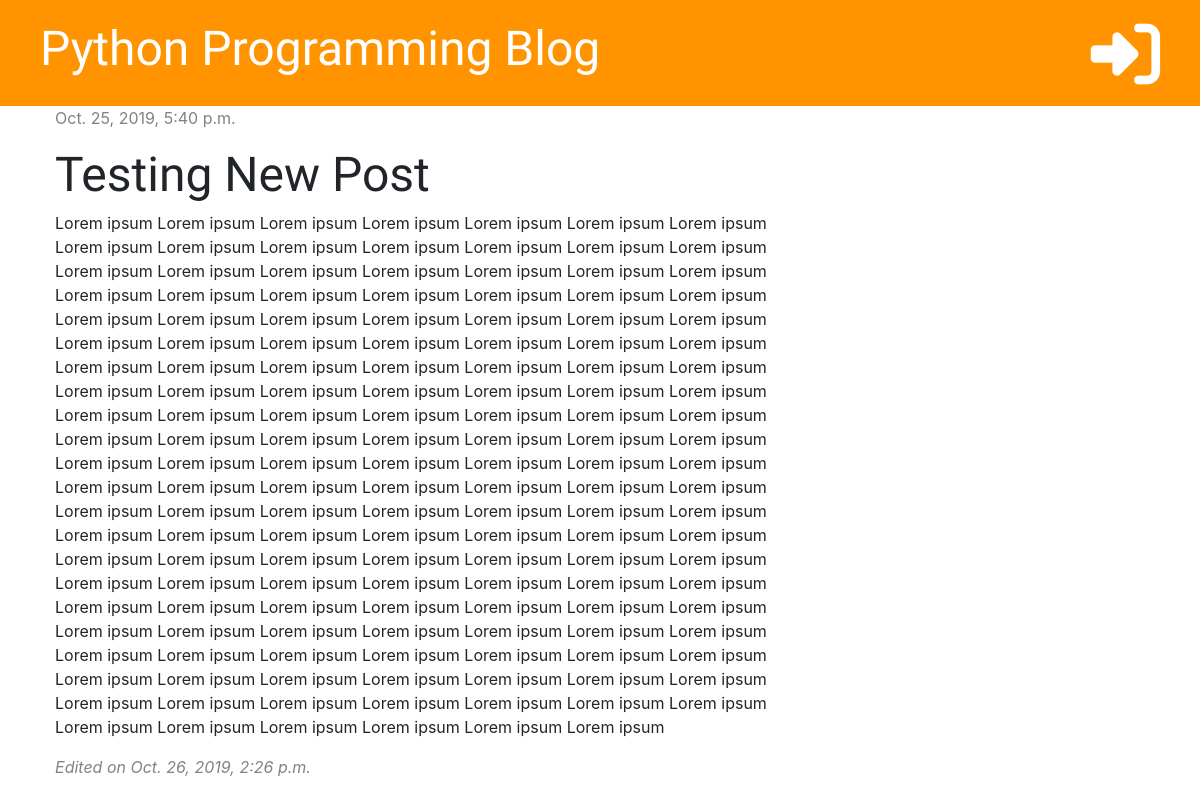
The app's page /post/4/ with its own data.
### blog/models.py (models this page shows, shortened)
class Post(models.Model):
    author = models.ForeignKey('auth.User', on_delete=models.CASCADE)
    title = models.CharField(max_length=200)
    text = models.TextField()
    created_date = models.DateTimeField(default=timezone.now)
    published_date = models.DateTimeField(blank=True, null=True)
    edited_date = models.DateTimeField(blank=True, null=True)

### blog/views.py (the view)
# urls.py: path('post/<int:pk>/', views.post_detail, name='post_detail'),
def post_detail(request, pk):
    post = get_object_or_404(Post, pk=pk)
    stuff_for_frontend = {'post': post}
    return render(request, 'blog/post_detail.html', stuff_for_frontend)

### blog/templates/blog/post_detail.html (shortened to what this page needs)
{% extends 'blog/base.html' %}
{% block content %}
    <div class="post">
        {% if post.published_date %}
            <p class="date">{{ post.published_date }}</p>
        {% else %}
            <a href="{% url 'post_publish' pk=post.pk %}" class="btn btn-primary">Publish</a>
        {% endif %}
        <h1>{{ post.title }}</h1>
        <p>{{ post.text|linebreaksbr }}</p>
        {% if post.edited_date %}
            <p class="date"><i>Edited on {{ post.edited_date }}</i></p>
        {% endif %}
    </div>
{% endblock %}

### blog/static/css/blog.css (style rules this page uses)
h1, h2, h3, h4 { font-family: 'Inconsolata', 'Droid Sans',serif; font-size: 48px; }
.date { color: #828282 }
.post { margin-bottom: 70px }

### records on screen
Post: published_date "Oct. 25, 2019, 5:40 p.m.", title "Testing New Post", text "Lorem ipsum Lorem ipsum Lorem ipsum Lorem ipsum Lorem ipsum Lorem ipsum Lorem ipsum Lorem ipsum Lorem ipsum Lorem ipsum Lorem ipsum Lorem ipsum Lorem ipsum Lorem ipsum Lorem ipsum Lorem ipsum Lorem ipsum Lorem ipsum Lorem ipsum Lorem ipsum Lorem ipsum Lorem ipsum Lorem ipsum Lorem ipsum Lorem ipsum Lorem ipsum Lorem ipsum Lorem ipsum Lorem ipsum Lorem ipsum Lorem ipsum Lorem ipsum Lorem ipsum Lorem ipsum Lorem ipsum Lorem ipsum Lorem ipsum Lorem ipsum Lorem ipsum Lorem ipsum Lorem ipsum Lorem ipsum Lorem ipsum Lorem ipsum Lorem ipsum Lorem ipsum Lorem ipsum Lorem ipsum Lorem ipsum Lorem ipsum Lorem ipsum Lorem ipsum Lorem ipsum Lorem ipsum Lorem ipsum Lorem ipsum Lorem ipsum Lorem ipsum…", edited_date "Oct. 26, 2019, 2:26 p.m."
